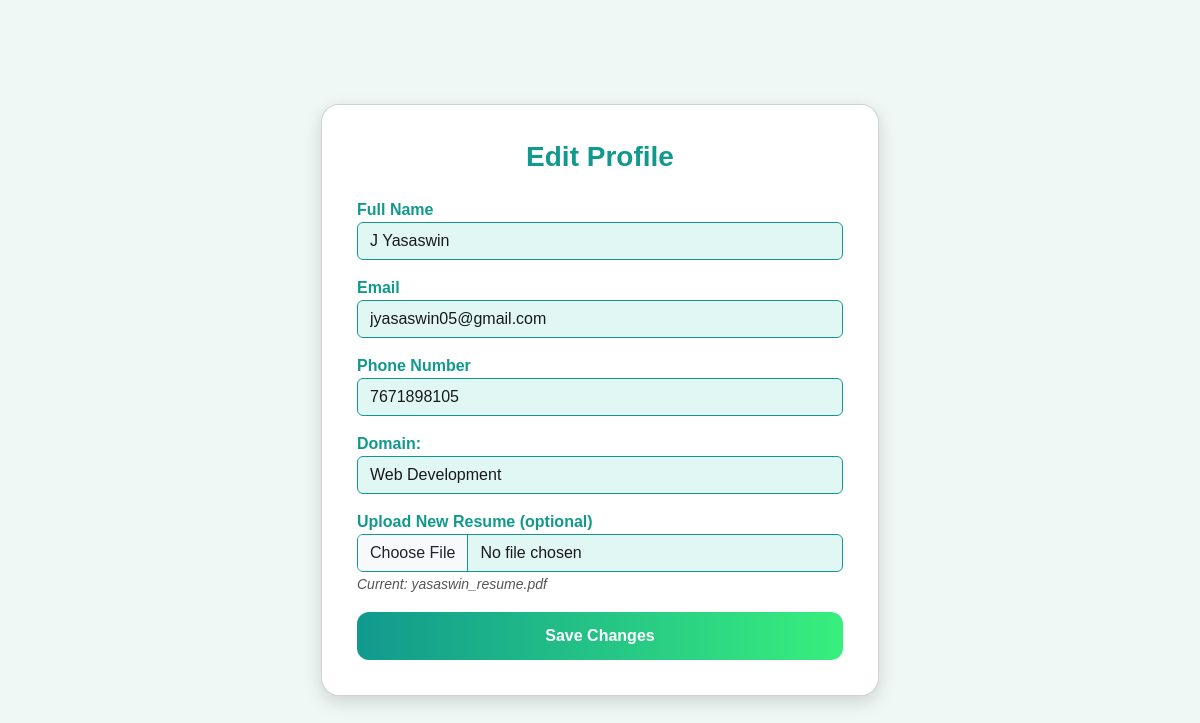
The page /edit_profile (signed in) on the database as committed earlier.
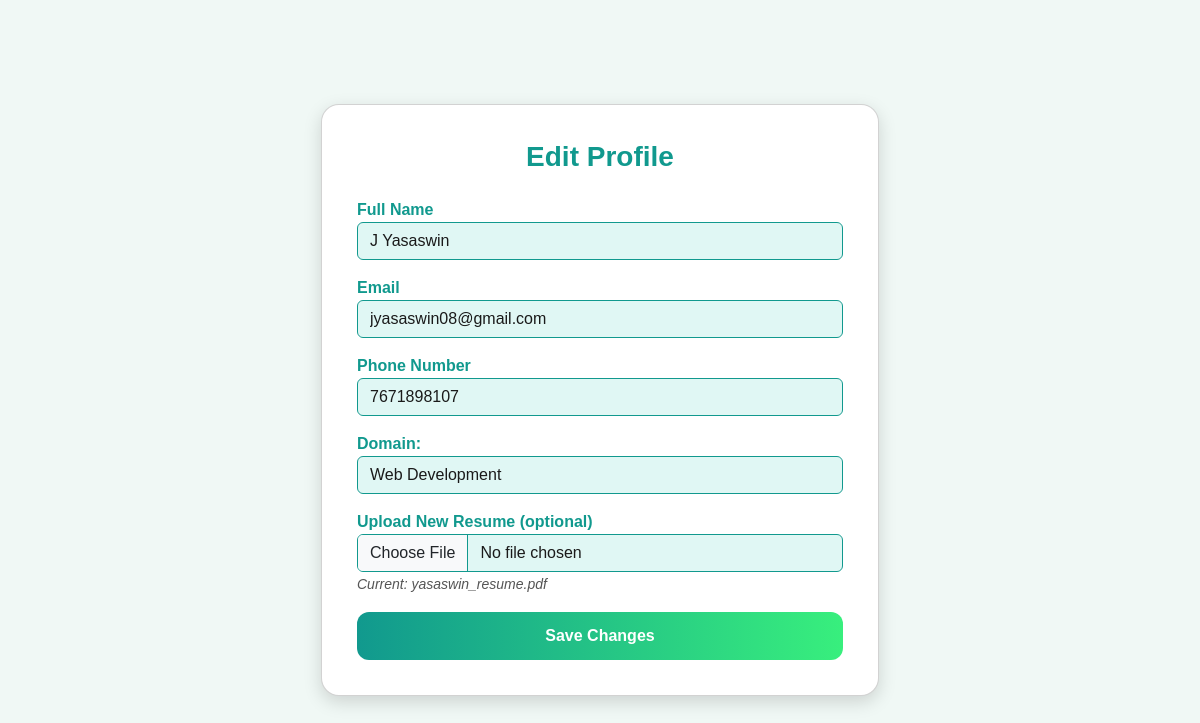
The same page on the database as committed later.
### tables this page shows
CREATE TABLE users (
            id INTEGER PRIMARY KEY AUTOINCREMENT,
            username TEXT UNIQUE NOT NULL,
            email TEXT UNIQUE NOT NULL,
            password TEXT NOT NULL,
            fullname TEXT,
            contact TEXT,
            resume TEXT,
            skills TEXT,
            domain TEXT
        );

### app.py (the view, shortened to what this page needs)
@app.route("/edit_profile", methods=["GET", "POST"])
def edit_profile():
    if "user_id" not in session:
        return redirect(url_for("login"))
    conn = get_db_connection()
    user = conn.execute("SELECT * FROM users WHERE id = ?", (session["user_id"],)).fetchone()
    conn.close()
    return render_template("edit_profile.html", user=user)

### app.py (called while the page is built)
def get_db_connection():
    conn = sqlite3.connect("users.db")
    conn.row_factory = sqlite3.Row
    return conn

### templates/edit_profile.html (shortened to what this page needs)
<!DOCTYPE html>
<html lang="en">
<head>
  <link href="https://cdn.jsdelivr.net/npm/bootstrap@5.3.2/dist/css/bootstrap.min.css" rel="stylesheet">
</head>
<body>
  <div class="container d-flex justify-content-center align-items-center vh-100">
    <div class="card w-50">
      <h2 class="text-center mb-4">Edit Profile</h2>
      <form method="POST" enctype="multipart/form-data">
        <div class="mb-3">
          <label>Full Name</label>
          <input type="text" class="form-control" name="fullname" value="{{ user['fullname'] }}" required>
        </div>
        <div class="mb-3">
          <label>Email</label>
          <input type="email" class="form-control" name="email" value="{{ user['email'] }}" required>
        </div>
        <div class="mb-3">
          <label>Phone Number</label>
          <input type="text" class="form-control" name="contact" value="{{ user['contact'] }}">
        </div>
      <div class="mb-3">
        <label for="domain">Domain:</label>
        <select class="form-control" name="domain" required>
          <option value="Web Development">Web Development</option>
        </select>
      </div>
        <div class="mb-3">
          <label>Upload New Resume (optional)</label>
          <input type="file" class="form-control" name="resume" accept=".pdf">
          {% if user['resume'] %}
            <small class="text-muted">Current: {{ user['resume'] }}</small>
          {% endif %}
        </div>
        <button type="submit" class="btn btn-custom w-100">Save Changes</button>
      </form>
    </div>
  </div>
</body>
</html>

Rows that differ between the two databases and show on the page:
changed users "yasaswin_resume.pdf": email "jyasaswin05@gmail.com" → "jyasaswin08@gmail.com"; contact "7671898105" → "7671898107"
